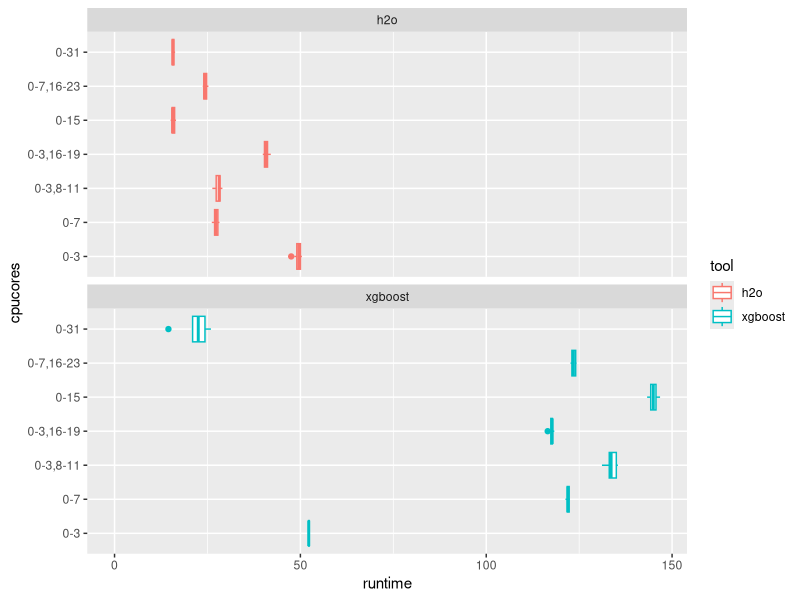
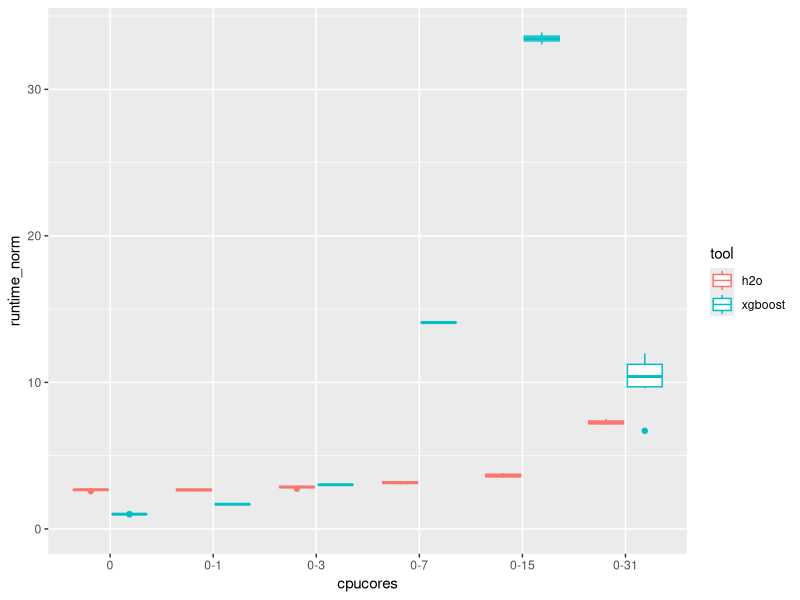

Here is the R script that generated these plots, in order:
## ---- chunk 1

library(tidyverse)

d <- read_delim("res.csv", delim=":", 
        col_names = c("instance","tool","cpucores","runtime")) 

cpucores_order <- unique(d$cpucores)

## ---- chunk 2

cpucores_order <- d %>% filter(instance=="r3") %>% .[["cpucores"]] %>% unique

d %>% filter(instance=="r3") %>% 
  mutate(cpucores=factor(cpucores, levels=cpucores_order)) %>% 
  filter(!cpucores %in% c("0","0-1")) %>% 
  ggplot() + geom_boxplot(aes(x = cpucores, y = runtime, color = tool)) + ylim(c(0,NA)) +
  coord_flip() + facet_wrap(~ tool, ncol=1)

d %>% filter(instance=="r3") %>% 
  mutate(cpucores=factor(cpucores, levels=cpucores_order)) %>% 
  filter(cpucores %in% c("0","0-1","0-3","0-7","0-15","0-31","0-63")) %>% 
  mutate(ncores = as.numeric(gsub(".*-","",cpucores))+1) %>% 
  mutate(runtime_norm = runtime*ncores/min(runtime*ncores)) %>% 
  ggplot() + geom_boxplot(aes(x = cpucores, y = runtime_norm, color = tool)) + ylim(c(0,NA))

